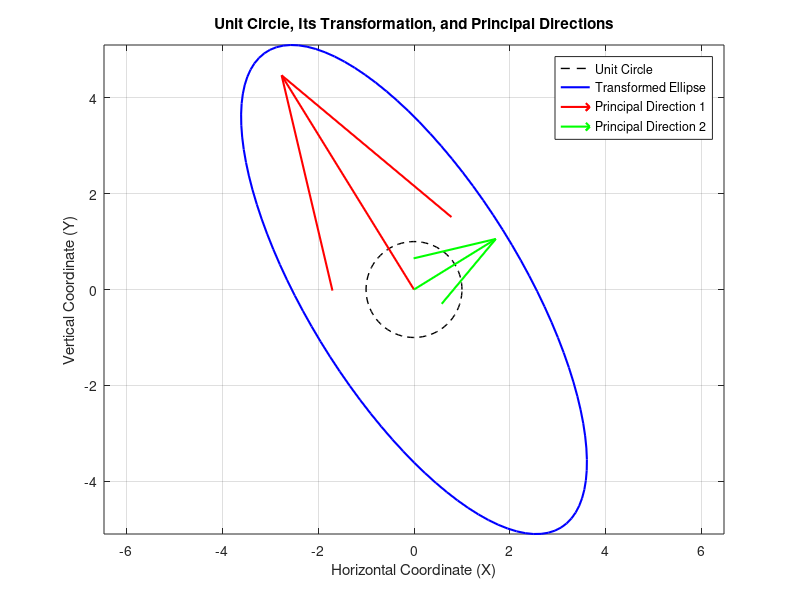

MATLAB code to generate this figure:
% Define the transformation matrix
matrix_A = [3 -2; -1 5];

% Generate coordinates for the unit circle
theta = linspace(0, 2*pi, 100);
circle_x_coord = cos(theta);
circle_y_coord = sin(theta);
circle_points = [circle_x_coord; circle_y_coord];

% Transform the unit circle using matrix A
ellipse_coords = matrix_A * circle_points;

% Compute SVD for matrix A
[U_matrix, Sigma_matrix, ~] = svd(matrix_A);

% Determine the scaled singular vectors
scaled_U_matrix = U_matrix * Sigma_matrix;

% Visualization
figure;
plot(circle_x_coord, circle_y_coord, 'k--', 'LineWidth', 1);  % Displaying unit circle in dashed black
hold on;
plot(ellipse_coords(1,:), ellipse_coords(2,:), 'b-', 'LineWidth', 1.5);
quiver(0, 0, scaled_U_matrix(1, 1), scaled_U_matrix(2, 1), 'r', 'LineWidth', 1.5, 'MaxHeadSize', 0.5);
quiver(0, 0, scaled_U_matrix(1, 2), scaled_U_matrix(2, 2), 'g', 'LineWidth', 1.5, 'MaxHeadSize', 0.5);
xlabel('Horizontal Coordinate (X)');
ylabel('Vertical Coordinate (Y)');
title('Unit Circle, Its Transformation, and Principal Directions');
legend('Unit Circle', 'Transformed Ellipse', 'Principal Direction 1', 'Principal Direction 2');
axis equal;
grid on;
